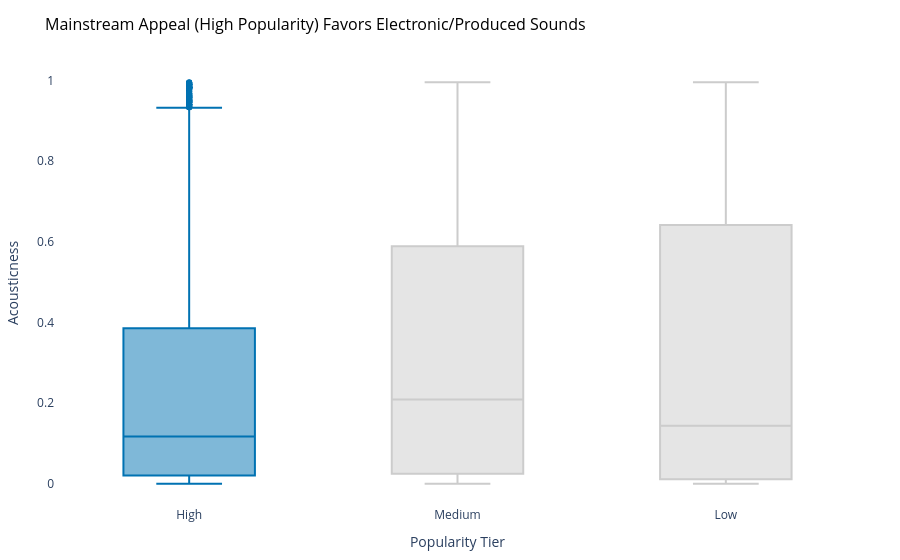

The code cell stored with this chart in its notebook:
### Code cell
# Insight: Highly popular tracks lean heavily away from acoustic production
df['popularity_tier'] = pd.cut(df['popularity'], bins=[-1, 33, 66, 100], labels=['Low', 'Medium', 'High'])

fig = px.box(df, x='popularity_tier', y='acousticness',
             title='Mainstream Appeal (High Popularity) Favors Electronic/Produced Sounds',
             color='popularity_tier',
             color_discrete_map={'Low': MUTED_GREY, 'Medium': MUTED_GREY, 'High': CVD_BLUE})

fig = apply_clean_theme(fig)
fig.update_layout(xaxis_title="Popularity Tier", yaxis_title="Acousticness", showlegend=False)
fig.show()

### Figure 1 — Plotly figure (JSON) as saved in the notebook; plotly's stock layout.template omitted (floating-point values rounded to 4 significant figures; data arrays with more than 128 entries replaced by an {"elided": "..."} marker saying what was removed)
{"data": [{"alignmentgroup": "True", "hovertemplate": "popularity_tier=%{x}<br>acousticness=%{y}<extra></extra>", "legendgroup": "High", "marker": {"color": "#0072B2"}, "name": "High", "notched": false, "offsetgroup": "High", "orientation": "v", "showlegend": true, "type": "box", "x": {"elided": "7632 str values"}, "x0": " ", "xaxis": "x", "y": {"elided": "7632 float values"}, "y0": " ", "yaxis": "y"}, {"alignmentgroup": "True", "hovertemplate": "popularity_tier=%{x}<br>acousticness=%{y}<extra></extra>", "legendgroup": "Medium", "marker": {"color": "#CCCCCC"}, "name": "Medium", "notched": false, "offsetgroup": "Medium", "orientation": "v", "showlegend": true, "type": "box", "x": {"elided": "50786 str values"}, "x0": " ", "xaxis": "x", "y": {"elided": "50786 float values"}, "y0": " ", "yaxis": "y"}, {"alignmentgroup": "True", "hovertemplate": "popularity_tier=%{x}<br>acousticness=%{y}<extra></extra>", "legendgroup": "Low", "marker": {"color": "#CCCCCC"}, "name": "Low", "notched": false, "offsetgroup": "Low", "orientation": "v", "showlegend": true, "type": "box", "x": {"elided": "55581 str values"}, "x0": " ", "xaxis": "x", "y": {"elided": "55581 float values"}, "y0": " ", "yaxis": "y"}], "layout": {"boxmode": "overlay", "legend": {"title": {"text": "popularity_tier"}, "tracegroupgap": 0}, "margin": {"b": 40, "l": 40, "r": 40, "t": 60}, "paper_bgcolor": "white", "plot_bgcolor": "white", "showlegend": false, "title": {"font": {"color": "black", "size": 16}, "pad": {"b": 20}, "text": "Mainstream Appeal (High Popularity) Favors Electronic/Produced Sounds"}, "xaxis": {"anchor": "y", "categoryarray": ["High", "Medium", "Low"], "categoryorder": "array", "domain": [0, 1], "showgrid": false, "title": {"text": "Popularity Tier"}, "zeroline": false}, "yaxis": {"anchor": "x", "domain": [0, 1], "showgrid": false, "title": {"text": "Acousticness"}, "zeroline": false}}}
